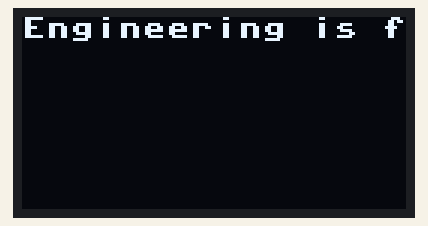
Simulated run of this program. Board: Raspberry Pi Pico running MicroPython. Parts: 128×64 one-colour display. Library files of the repository ran but are not shown: ssd1306.py.

Above: at 1.1 s.

Measured:
- what the display in image 0 shows lasts 1.0 s, from 1.1 s to 2.1 s

The program:

classOledOne.py
```python
from machine import Pin, I2C, ADC
from ssd1306 import SSD1306_I2C
from time import sleep

# OLED object
display_width = 128 # pixel x values = 0 to 127
display_height = 64 # pixel y values = 0 to 63
i2c = I2C(0, sda=Pin(0), scl=Pin(1), freq=400000) # TX pin is Pin 0, RX pin is Pin 1
display = SSD1306_I2C(display_width, display_height, i2c)


while True:
    display.fill(0) # clears display
    display.text("Hello world", 0, 0) # write text starting at x=0 and y=0
    display.show() # make the changes take effect

    sleep(1)

    display.fill(0) # clears display
    display.text("Engineering is fun", 0, 0) # write text starting at x=0 and y=0
    display.show() # make the changes take effect

    sleep(1)
```
